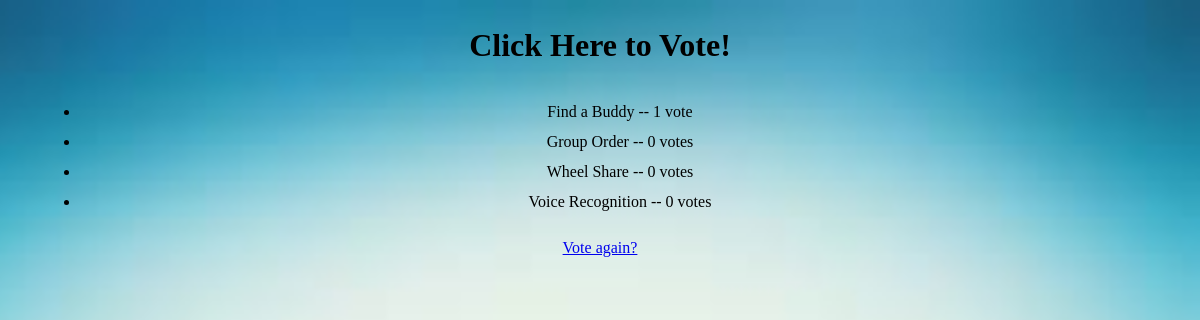
Before: /polls/4/results/ with the older database file.
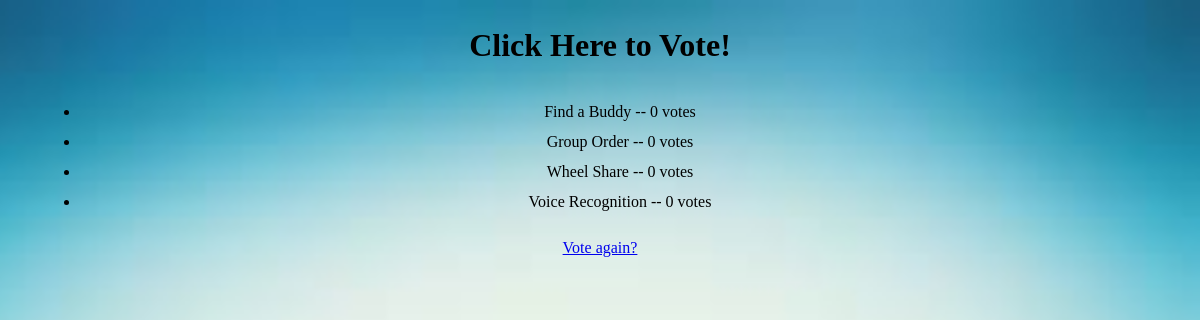
After: the same page with the newer database file.
### polls/models.py (models this page shows, shortened)
class Question(models.Model):
    question_text = models.CharField(max_length=200)
    pub_date = models.DateTimeField('date published')
    def was_published_recently(self):
        now = timezone.now()
        return now - datetime.timedelta(days=1) <= self.pub_date <= now
    was_published_recently.admin_order_field = 'pub_date'
    was_published_recently.boolean = True
    was_published_recently.short_description = 'Published recently?'

class Choice(models.Model):
    question = models.ForeignKey(Question, on_delete=models.CASCADE)
    choice_text = models.CharField(max_length=200)
    votes = models.IntegerField(default=0)

### polls/views.py (the view)
# urls.py: url(r'^(?P<pk>[0-9]+)/results/$', views.ResultsView.as_view(), name='results'),
class ResultsView(generic.DetailView):
    model = Question
    template_name = 'polls/results.html'

### polls/templates/polls/results.html (shortened to what this page needs)
{% load static %}
<link rel="stylesheet" type="text/css" href="{% static 'polls/style2.css' %}" />
<h1>{{ question.question_text }}</h1>
<ul>
{% for choice in question.choice_set.all %}
    <li>{{ choice.choice_text }} -- {{ choice.votes }} vote{{ choice.votes|pluralize }}</li>
    <br></br>
{% endfor %}
</ul>
<a href="{% url 'polls:detail' question.id %}">Vote again?</a>

Changed rows visible on the page:
changed Choice "Find a Buddy": votes "1" → "0"
